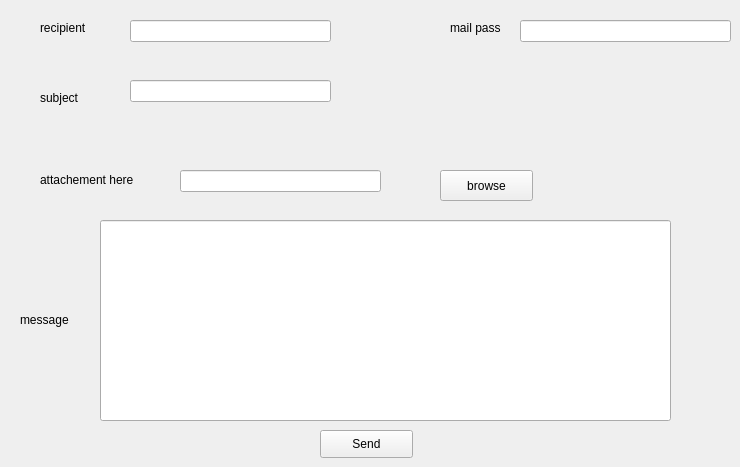
   <widget class="QWidget" name="tab_10">
    <attribute name="title">
     <string>email</string>
    </attribute>
    <widget class="QLineEdit" name="rcpt_2">
     <property name="geometry">
      <rect>
       <x>130</x>
       <y>20</y>
       <width>201</width>
       <height>22</height>
      </rect>
     </property>
    </widget>
    <widget class="QLabel" name="label_109">
     <property name="geometry">
      <rect>
       <x>20</x>
       <y>310</y>
       <width>55</width>
       <height>20</height>
      </rect>
     </property>
     <property name="text">
      <string>message</string>
     </property>
    </widget>
    <widget class="QLineEdit" name="msg_2">
     <property name="geometry">
      <rect>
       <x>100</x>
       <y>220</y>
       <width>571</width>
       <height>201</height>
      </rect>
     </property>
    </widget>
    <widget class="QLineEdit" name="mail_pass_2">
     <property name="geometry">
      <rect>
       <x>520</x>
       <y>20</y>
       <width>211</width>
       <height>22</height>
      </rect>
     </property>
     <property name="echoMode">
      <enum>QLineEdit::Password</enum>
     </property>
    </widget>
    <widget class="QLabel" name="label_107">
     <property name="geometry">
      <rect>
       <x>40</x>
       <y>170</y>
       <width>111</width>
       <height>20</height>
      </rect>
     </property>
     <property name="text">
      <string>attachement here</string>
     </property>
    </widget>
    <widget class="QPushButton" name="browse">
     <property name="geometry">
      <rect>
       <x>440</x>
       <y>170</y>
       <width>93</width>
       <height>31</height>
      </rect>
     </property>
     <property name="text">
      <string>browse</string>
     </property>
    </widget>
    <widget class="QLabel" name="label_93">
     <property name="geometry">
      <rect>
       <x>40</x>
       <y>20</y>
       <width>55</width>
       <height>16</height>
      </rect>
     </property>
     <property name="text">
      <string>recipient</string>
     </property>
    </widget>
    <widget class="QLabel" name="label_104">
     <property name="geometry">
      <rect>
       <x>40</x>
       <y>90</y>
       <width>55</width>
       <height>16</height>
      </rect>
     </property>
     <property name="text">
      <string>subject</string>
     </property>
    </widget>
    <widget class="QLineEdit" name="file_2">
     <property name="geometry">
      <rect>
       <x>180</x>
       <y>170</y>
       <width>201</width>
       <height>22</height>
      </rect>
     </property>
    </widget>
    <widget class="QLabel" name="label_108">
     <property name="geometry">
      <rect>
       <x>450</x>
       <y>20</y>
       <width>55</width>
       <height>16</height>
      </rect>
     </property>
     <property name="text">
      <string>mail pass</string>
     </property>
    </widget>
    <widget class="QLineEdit" name="subject_2">
     <property name="geometry">
      <rect>
       <x>130</x>
       <y>80</y>
       <width>201</width>
       <height>22</height>
      </rect>
     </property>
    </widget>
    <widget class="QPushButton" name="pushButton_14">
     <property name="geometry">
      <rect>
       <x>320</x>
       <y>430</y>
       <width>93</width>
       <height>28</height>
      </rect>
     </property>
     <property name="text">
      <string>Send</string>
     </property>
    </widget>
   </widget>
